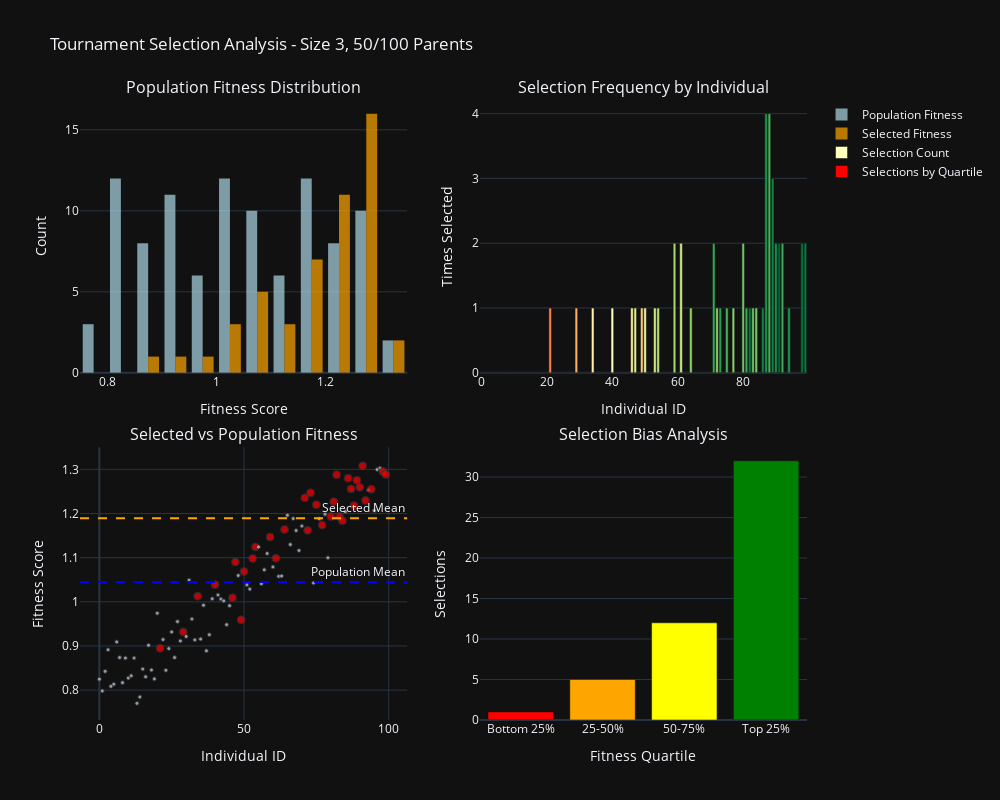

Notebook code cell kept with this figure:
### Markdown cell above
## 5. Selection Analysis & Visualization

### Code cell
# Create comprehensive selection analysis visualization
fig = make_subplots(
    rows=2, cols=2,
    subplot_titles=[
        'Population Fitness Distribution',
        'Selection Frequency by Individual',
        'Selected vs Population Fitness',
        'Selection Bias Analysis'
    ],
    vertical_spacing=0.12,
    horizontal_spacing=0.1
)

# 1. Population fitness histogram
fig.add_trace(
    go.Histogram(
        x=fitness_scores,
        nbinsx=20,
        name='Population Fitness',
        marker_color='lightblue',
        opacity=0.7
    ),
    row=1, col=1
)

fig.add_trace(
    go.Histogram(
        x=selected_fitness,
        nbinsx=20,
        name='Selected Fitness',
        marker_color='orange',
        opacity=0.7
    ),
    row=1, col=1
)

# 2. Selection frequency
selection_counts = np.bincount(selected_indices, minlength=POPULATION_SIZE)
individual_ids = np.arange(POPULATION_SIZE)

fig.add_trace(
    go.Bar(
        x=individual_ids,
        y=selection_counts,
        name='Selection Count',
        marker_color=fitness_scores,
        marker_colorscale='RdYlGn',
        marker_showscale=False
    ),
    row=1, col=2
)

# 3. Scatter plot: selected vs population
colors = ['red' if i in selected_indices else 'lightgray' for i in range(POPULATION_SIZE)]
sizes = [8 if i in selected_indices else 4 for i in range(POPULATION_SIZE)]

fig.add_trace(
    go.Scatter(
        x=individual_ids,
        y=fitness_scores,
        mode='markers',
        name='Population',
        marker=dict(color=colors, size=sizes),
        showlegend=False
    ),
    row=2, col=1
)

# Add mean lines
fig.add_hline(y=np.mean(fitness_scores), line_dash="dash", line_color="blue", 
              annotation_text="Population Mean", row=2, col=1)
fig.add_hline(y=np.mean(selected_fitness), line_dash="dash", line_color="orange", 
              annotation_text="Selected Mean", row=2, col=1)

# 4. Selection bias by fitness quartiles
quartiles = np.percentile(fitness_scores, [25, 50, 75, 100])
quartile_labels = ['Bottom 25%', '25-50%', '50-75%', 'Top 25%']
quartile_counts = []

for i in range(4):
    if i == 0:
        mask = fitness_scores <= quartiles[0]
    elif i == 3:
        mask = fitness_scores > quartiles[2]
    else:
        mask = (fitness_scores > quartiles[i-1]) & (fitness_scores <= quartiles[i])
    
    quartile_individuals = np.where(mask)[0]
    selected_from_quartile = np.sum(np.isin(selected_indices, quartile_individuals))
    quartile_counts.append(selected_from_quartile)

fig.add_trace(
    go.Bar(
        x=quartile_labels,
        y=quartile_counts,
        name='Selections by Quartile',
        marker_color=['red', 'orange', 'yellow', 'green']
    ),
    row=2, col=2
)

# Update layout
fig.update_xaxes(title_text="Fitness Score", row=1, col=1)
fig.update_xaxes(title_text="Individual ID", row=1, col=2)
fig.update_xaxes(title_text="Individual ID", row=2, col=1)
fig.update_xaxes(title_text="Fitness Quartile", row=2, col=2)

fig.update_yaxes(title_text="Count", row=1, col=1)
fig.update_yaxes(title_text="Times Selected", row=1, col=2)
fig.update_yaxes(title_text="Fitness Score", row=2, col=1)
fig.update_yaxes(title_text="Selections", row=2, col=2)

fig.update_layout(
    title=f"Tournament Selection Analysis - Size {TOURNAMENT_SIZE}, {NUM_PARENTS}/{POPULATION_SIZE} Parents",
    height=800,
    width=1000,
    showlegend=True
)

fig.show()

# Print quartile analysis
print(f"\n📊 Selection by Fitness Quartiles:")
for i, (label, count) in enumerate(zip(quartile_labels, quartile_counts)):
    percentage = count / NUM_PARENTS * 100
    print(f"   {label}: {count}/{NUM_PARENTS} ({percentage:.1f}%)")

### Figure 1 — Plotly figure (JSON) as saved in the notebook; plotly's stock layout.template omitted (floating-point values rounded to 4 significant figures)
{"data": [{"marker": {"color": "lightblue"}, "name": "Population Fitness", "nbinsx": 20, "opacity": 0.7, "x": [0.8248, 0.7981, 0.8425, 0.8913, 0.8085, 0.8135, 0.9093, 0.8737, 0.8169, 0.8726, 0.8273, 0.8323, 0.8727, 0.77, 0.7845, 0.8476, 0.8302, 0.9016, 0.8455, 0.8253, 0.9743, 0.8948, 0.9145, 0.8449, 0.894, 0.9318, 0.8738, 0.9551, 0.9114, 0.9319, 0.9214, 1.049, 0.9609, 0.9138, 1.013, 0.9157, 0.9923, 0.8889, 0.9255, 1.007, 1.039, 1.016, 1.006, 1.002, 0.9483, 0.9913, 1.009, 1.09, 1.06, 0.9593, 1.069, 1.038, 1.029, 1.098, 1.124, 1.124, 1.041, 1.072, 1.109, 1.147, 1.079, 1.099, 1.058, 1.058, 1.164, 1.196, 1.13, 1.189, 1.162, 1.116, 1.172, 1.235, 1.162, 1.247, 1.043, 1.22, 1.188, 1.174, 1.199, 1.1, 1.193, 1.227, 1.288, 1.193, 1.184, 1.204, 1.28, 1.256, 1.218, 1.275, 1.259, 1.308, 1.23, 1.253, 1.255, 1.207, 1.3, 1.303, 1.295, 1.288], "type": "histogram", "xaxis": "x", "yaxis": "y"}, {"marker": {"color": "orange"}, "name": "Selected Fitness", "nbinsx": 20, "opacity": 0.7, "x": [1.23, 1.235, 1.288, 1.288, 0.8948, 1.256, 0.9319, 1.147, 1.22, 1.218, 1.259, 1.308, 1.099, 1.099, 1.124, 1.069, 1.162, 1.218, 1.275, 1.193, 1.308, 1.009, 1.193, 0.9593, 1.098, 1.23, 1.275, 1.247, 1.288, 1.255, 1.28, 1.184, 1.227, 1.218, 1.147, 1.164, 1.218, 1.256, 1.256, 1.193, 1.013, 1.039, 1.235, 1.09, 1.256, 1.295, 1.259, 1.295, 1.174, 1.275], "type": "histogram", "xaxis": "x", "yaxis": "y"}, {"marker": {"color": [0.8248, 0.7981, 0.8425, 0.8913, 0.8085, 0.8135, 0.9093, 0.8737, 0.8169, 0.8726, 0.8273, 0.8323, 0.8727, 0.77, 0.7845, 0.8476, 0.8302, 0.9016, 0.8455, 0.8253, 0.9743, 0.8948, 0.9145, 0.8449, 0.894, 0.9318, 0.8738, 0.9551, 0.9114, 0.9319, 0.9214, 1.049, 0.9609, 0.9138, 1.013, 0.9157, 0.9923, 0.8889, 0.9255, 1.007, 1.039, 1.016, 1.006, 1.002, 0.9483, 0.9913, 1.009, 1.09, 1.06, 0.9593, 1.069, 1.038, 1.029, 1.098, 1.124, 1.124, 1.041, 1.072, 1.109, 1.147, 1.079, 1.099, 1.058, 1.058, 1.164, 1.196, 1.13, 1.189, 1.162, 1.116, 1.172, 1.235, 1.162, 1.247, 1.043, 1.22, 1.188, 1.174, 1.199, 1.1, 1.193, 1.227, 1.288, 1.193, 1.184, 1.204, 1.28, 1.256, 1.218, 1.275, 1.259, 1.308, 1.23, 1.253, 1.255, 1.207, 1.3, 1.303, 1.295, 1.288], "colorscale": [[0.0, "rgb(165,0,38)"], [0.1, "rgb(215,48,39)"], [0.2, "rgb(244,109,67)"], [0.3, "rgb(253,174,97)"], [0.4, "rgb(254,224,139)"], [0.5, "rgb(255,255,191)"], [0.6, "rgb(217,239,139)"], [0.7, "rgb(166,217,106)"], [0.8, "rgb(102,189,99)"], [0.9, "rgb(26,152,80)"], [1.0, "rgb(0,104,55)"]], "showscale": false}, "name": "Selection Count", "x": [0, 1, 2, 3, 4, 5, 6, 7, 8, 9, 10, 11, 12, 13, 14, 15, 16, 17, 18, 19, 20, 21, 22, 23, 24, 25, 26, 27, 28, 29, 30, 31, 32, 33, 34, 35, 36, 37, 38, 39, 40, 41, 42, 43, 44, 45, 46, 47, 48, 49, 50, 51, 52, 53, 54, 55, 56, 57, 58, 59, 60, 61, 62, 63, 64, 65, 66, 67, 68, 69, 70, 71, 72, 73, 74, 75, 76, 77, 78, 79, 80, 81, 82, 83, 84, 85, 86, 87, 88, 89, 90, 91, 92, 93, 94, 95, 96, 97, 98, 99], "y": [0, 0, 0, 0, 0, 0, 0, 0, 0, 0, 0, 0, 0, 0, 0, 0, 0, 0, 0, 0, 0, 1, 0, 0, 0, 0, 0, 0, 0, 1, 0, 0, 0, 0, 1, 0, 0, 0, 0, 0, 1, 0, 0, 0, 0, 0, 1, 1, 0, 1, 1, 0, 0, 1, 1, 0, 0, 0, 0, 2, 0, 2, 0, 0, 1, 0, 0, 0, 0, 0, 0, 2, 1, 1, 0, 1, 0, 1, 0, 0, 2, 1, 1, 1, 1, 0, 1, 4, 4, 3, 2, 2, 2, 0, 1, 0, 0, 0, 2, 2], "type": "bar", "xaxis": "x2", "yaxis": "y2"}, {"marker": {"color": ["lightgray", "lightgray", "lightgray", "lightgray", "lightgray", "lightgray", "lightgray", "lightgray", "lightgray", "lightgray", "lightgray", "lightgray", "lightgray", "lightgray", "lightgray", "lightgray", "lightgray", "lightgray", "lightgray", "lightgray", "lightgray", "red", "lightgray", "lightgray", "lightgray", "lightgray", "lightgray", "lightgray", "lightgray", "red", "lightgray", "lightgray", "lightgray", "lightgray", "red", "lightgray", "lightgray", "lightgray", "lightgray", "lightgray", "red", "lightgray", "lightgray", "lightgray", "lightgray", "lightgray", "red", "red", "lightgray", "red", "red", "lightgray", "lightgray", "red", "red", "lightgray", "lightgray", "lightgray", "lightgray", "red", "lightgray", "red", "lightgray", "lightgray", "red", "lightgray", "lightgray", "lightgray", "lightgray", "lightgray", "lightgray", "red", "red", "red", "lightgray", "red", "lightgray", "red", "lightgray", "lightgray", "red", "red", "red", "red", "red", "lightgray", "red", "red", "red", "red", "red", "red", "red", "lightgray", "red", "lightgray", "lightgray", "lightgray", "red", "red"], "size": [4, 4, 4, 4, 4, 4, 4, 4, 4, 4, 4, 4, 4, 4, 4, 4, 4, 4, 4, 4, 4, 8, 4, 4, 4, 4, 4, 4, 4, 8, 4, 4, 4, 4, 8, 4, 4, 4, 4, 4, 8, 4, 4, 4, 4, 4, 8, 8, 4, 8, 8, 4, 4, 8, 8, 4, 4, 4, 4, 8, 4, 8, 4, 4, 8, 4, 4, 4, 4, 4, 4, 8, 8, 8, 4, 8, 4, 8, 4, 4, 8, 8, 8, 8, 8, 4, 8, 8, 8, 8, 8, 8, 8, 4, 8, 4, 4, 4, 8, 8]}, "mode": "markers", "name": "Population", "showlegend": false, "x": [0, 1, 2, 3, 4, 5, 6, 7, 8, 9, 10, 11, 12, 13, 14, 15, 16, 17, 18, 19, 20, 21, 22, 23, 24, 25, 26, 27, 28, 29, 30, 31, 32, 33, 34, 35, 36, 37, 38, 39, 40, 41, 42, 43, 44, 45, 46, 47, 48, 49, 50, 51, 52, 53, 54, 55, 56, 57, 58, 59, 60, 61, 62, 63, 64, 65, 66, 67, 68, 69, 70, 71, 72, 73, 74, 75, 76, 77, 78, 79, 80, 81, 82, 83, 84, 85, 86, 87, 88, 89, 90, 91, 92, 93, 94, 95, 96, 97, 98, 99], "y": [0.8248, 0.7981, 0.8425, 0.8913, 0.8085, 0.8135, 0.9093, 0.8737, 0.8169, 0.8726, 0.8273, 0.8323, 0.8727, 0.77, 0.7845, 0.8476, 0.8302, 0.9016, 0.8455, 0.8253, 0.9743, 0.8948, 0.9145, 0.8449, 0.894, 0.9318, 0.8738, 0.9551, 0.9114, 0.9319, 0.9214, 1.049, 0.9609, 0.9138, 1.013, 0.9157, 0.9923, 0.8889, 0.9255, 1.007, 1.039, 1.016, 1.006, 1.002, 0.9483, 0.9913, 1.009, 1.09, 1.06, 0.9593, 1.069, 1.038, 1.029, 1.098, 1.124, 1.124, 1.041, 1.072, 1.109, 1.147, 1.079, 1.099, 1.058, 1.058, 1.164, 1.196, 1.13, 1.189, 1.162, 1.116, 1.172, 1.235, 1.162, 1.247, 1.043, 1.22, 1.188, 1.174, 1.199, 1.1, 1.193, 1.227, 1.288, 1.193, 1.184, 1.204, 1.28, 1.256, 1.218, 1.275, 1.259, 1.308, 1.23, 1.253, 1.255, 1.207, 1.3, 1.303, 1.295, 1.288], "type": "scatter", "xaxis": "x3", "yaxis": "y3"}, {"marker": {"color": ["red", "orange", "yellow", "green"]}, "name": "Selections by Quartile", "x": ["Bottom 25%", "25-50%", "50-75%", "Top 25%"], "y": [1, 5, 12, 32], "type": "bar", "xaxis": "x4", "yaxis": "y4"}], "layout": {"xaxis": {"anchor": "y", "domain": [0.0, 0.45], "title": {"text": "Fitness Score"}}, "yaxis": {"anchor": "x", "domain": [0.56, 1.0], "title": {"text": "Count"}}, "xaxis2": {"anchor": "y2", "domain": [0.55, 1.0], "title": {"text": "Individual ID"}}, "yaxis2": {"anchor": "x2", "domain": [0.56, 1.0], "title": {"text": "Times Selected"}}, "xaxis3": {"anchor": "y3", "domain": [0.0, 0.45], "title": {"text": "Individual ID"}}, "yaxis3": {"anchor": "x3", "domain": [0.0, 0.44], "title": {"text": "Fitness Score"}}, "xaxis4": {"anchor": "y4", "domain": [0.55, 1.0], "title": {"text": "Fitness Quartile"}}, "yaxis4": {"anchor": "x4", "domain": [0.0, 0.44], "title": {"text": "Selections"}}, "annotations": [{"font": {"size": 16}, "showarrow": false, "text": "Population Fitness Distribution", "x": 0.225, "xanchor": "center", "xref": "paper", "y": 1.0, "yanchor": "bottom", "yref": "paper"}, {"font": {"size": 16}, "showarrow": false, "text": "Selection Frequency by Individual", "x": 0.775, "xanchor": "center", "xref": "paper", "y": 1.0, "yanchor": "bottom", "yref": "paper"}, {"font": {"size": 16}, "showarrow": false, "text": "Selected vs Population Fitness", "x": 0.225, "xanchor": "center", "xref": "paper", "y": 0.44, "yanchor": "bottom", "yref": "paper"}, {"font": {"size": 16}, "showarrow": false, "text": "Selection Bias Analysis", "x": 0.775, "xanchor": "center", "xref": "paper", "y": 0.44, "yanchor": "bottom", "yref": "paper"}, {"showarrow": false, "text": "Population Mean", "x": 1, "xanchor": "right", "xref": "x3 domain", "y": 1.045, "yanchor": "bottom", "yref": "y3"}, {"showarrow": false, "text": "Selected Mean", "x": 1, "xanchor": "right", "xref": "x3 domain", "y": 1.189, "yanchor": "bottom", "yref": "y3"}], "shapes": [{"line": {"color": "blue", "dash": "dash"}, "type": "line", "x0": 0, "x1": 1, "xref": "x3 domain", "y0": 1.045, "y1": 1.045, "yref": "y3"}, {"line": {"color": "orange", "dash": "dash"}, "type": "line", "x0": 0, "x1": 1, "xref": "x3 domain", "y0": 1.189, "y1": 1.189, "yref": "y3"}], "title": {"text": "Tournament Selection Analysis - Size 3, 50/100 Parents"}, "height": 800, "width": 1000, "showlegend": true}}
